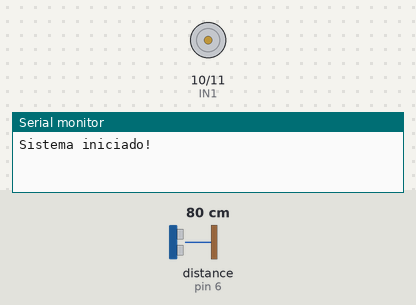
Bench run of a sketch on a simulated Arduino Uno, built with avr-gcc and run on an emulated ATmega328P. On the bench: motor-driver pin pairs drawn as motors (green arrow = first pin HIGH = forward, orange = second pin HIGH = backward, longer = more drive, scaled by the enable pin), the last lines printed to the serial monitor. Wiring (inferred from the names in the program): ultrasonic range finder: trigger pin 7; echo pin 6. The test bench sets the inputs (shaded band); at power-on: distance to the obstacle (sensor on pin 6) 80 cm. The echo pulse lasts 58.3 µs per cm.

Above: at 1.2 s.
1.3 s: distance to the obstacle (sensor on pin 6) set to 33 cm
4.3 s: distance to the obstacle (sensor on pin 6) set to 27 cm
At 6.0 s:
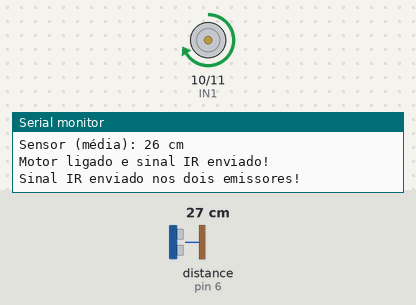
Timing chart, 0 to 7.5 s (numbered marks = the images above; inputs shaded):
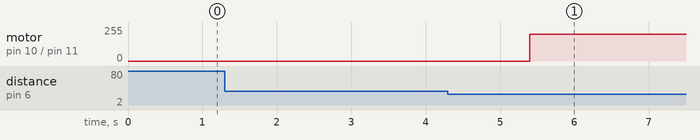

Measured:
- the behaviour switches between 31 and 30 cm on distance to the obstacle (sensor on pin 6) (found by bisection; images 0 and 1)
- after the input at 4.3 s, motor on pin 10 (IN1) / pin 11 (IN2): stopped → forward 200/255 after 1.1 s

The sketch:

PALCO_ANOS80-2OUT-CORRETO.ino
```cpp
#include <IRremote.h>

// ---------------- PINOS ----------------
#define TRIG1 7
#define ECHO1 6

#define IN1 10
#define IN2 11
#define ENA 5

#define IR_LED1 3   // Emissor IR 1
#define IR_LED2 9   // Emissor IR 2

// ---------------- VARIÁVEIS ----------------
bool motorLigado = false;
unsigned long motorStartTime = 0;
bool esperaNovaVerificacao = false;
unsigned long tempoEspera = 0;

bool emPausa = false;
unsigned long pausaInicio = 0;

// ---------------- NEC CONFIG ----------------
const uint8_t address = 0x00;
const uint8_t command = 0x45;

// Criamos um segundo objeto IR para o emissor 2
IRsend IrSender2(IR_LED2);

// ---------------- FUNÇÃO MEDIR ----------------
long medirDistancia(int trig, int echo) {
  digitalWrite(trig, LOW);
  delayMicroseconds(2);
  digitalWrite(trig, HIGH);
  delayMicroseconds(10);
  digitalWrite(trig, LOW);

  long duracao = pulseIn(echo, HIGH, 30000); // timeout 30ms
  if (duracao == 0) return -1;
  long distancia = duracao * 0.034 / 2;
  if (distancia > 50) return -1;
  return distancia;
}

// ---------------- FUNÇÃO MÉDIA ----------------
long mediaDistancia(int trig, int echo, int leituras = 30) {
  long soma = 0;
  int cont = 0;
  for (int i = 0; i < leituras; i++) {
    long d = medirDistancia(trig, echo);
    if (d > 0) {
      soma += d;
      cont++;
    }
    delay(33); // ~30 leituras/segundo
  }
  if (cont == 0) return -1;
  return soma / cont;
}

// ---------------- FUNÇÃO PARA ENVIAR IR ----------------
void enviarIR() {
  // Emissor 1 (pino 3)
  IrSender.sendNEC(address, command, 0);
  // Emissor 2 (pino 8)
  IrSender2.sendNEC(address, command, 0);

  Serial.println("Sinal IR enviado nos dois emissores!");
}

// ---------------- SETUP ----------------
void setup() {
  Serial.begin(9600);

  pinMode(TRIG1, OUTPUT);
  pinMode(ECHO1, INPUT);

  pinMode(IN1, OUTPUT);
  pinMode(IN2, OUTPUT);
  pinMode(ENA, OUTPUT);

  digitalWrite(IN1, LOW);
  digitalWrite(IN2, LOW);
  analogWrite(ENA, 0);

  // Inicializa os emissores
  IrSender.begin(IR_LED1);
  IrSender2.begin(IR_LED2);

  Serial.println("Sistema iniciado!");
}

// ---------------- LOOP ----------------
void loop() {
  // ---- PAUSA GLOBAL ----
  if (emPausa) {
    if (millis() - pausaInicio >= 10000) {
      emPausa = false;
      Serial.println("Pausa de 10s terminou. Reiniciando lógica...");
    } else {
      return; // espera sem executar a lógica
    }
  }

  long d1 = mediaDistancia(TRIG1, ECHO1, 30); // média de 30 leituras (~1s)

  if (d1 > 0) {
    Serial.print("Sensor (média): "); Serial.print(d1); Serial.println(" cm");
  }

  // ====== LIGA MOTOR (objeto <30cm) ======
  if (!motorLigado && !esperaNovaVerificacao && d1 > 0 && d1 < 30) {
    digitalWrite(IN1, HIGH);
    digitalWrite(IN2, LOW);
    analogWrite(ENA, 200);
    motorStartTime = millis();
    motorLigado = true;

    Serial.println("Motor ligado e sinal IR enviado!");
    enviarIR();

    esperaNovaVerificacao = true;
    tempoEspera = millis();
  }

  // ====== ESPERA 10s ======
  if (esperaNovaVerificacao && millis() - tempoEspera < 10000) {
    // apenas espera
  }
  // ====== CHECAGEM APÓS 10s ======
  else if (esperaNovaVerificacao && d1 > 0 && d1 < 30 && motorLigado) {
    digitalWrite(IN1, LOW);
    digitalWrite(IN2, LOW);
    analogWrite(ENA, 0);
    motorLigado = false;

    Serial.println("Sensor detectou objeto após 10s: Motor desligado e sinal IR enviado!");
    enviarIR();

    esperaNovaVerificacao = false;

    // Ativa pausa global
    emPausa = true;
    pausaInicio = millis();
  }

  // ====== DESLIGA MOTOR APÓS 60s da ativação ======
  if (motorLigado && millis() - motorStartTime >= 60000) {
    digitalWrite(IN1, LOW);
    digitalWrite(IN2, LOW);
    analogWrite(ENA, 0);
    motorLigado = false;
    Serial.println("Motor desligado após 60 segundos.");
    enviarIR();

    // Ativa pausa global
    emPausa = true;
    pausaInicio = millis();
  }
}
```
